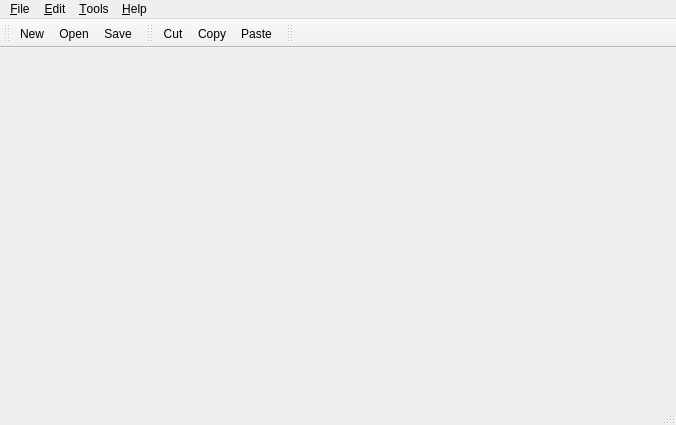
<?xml version="1.0" encoding="UTF-8"?>
<ui version="4.0">
 <class>MainWindow</class>
 <widget class="QMainWindow" name="MainWindow">
  <property name="geometry">
   <rect>
    <x>0</x>
    <y>0</y>
    <width>676</width>
    <height>425</height>
   </rect>
  </property>
  <property name="windowTitle">
   <string>Lattice</string>
  </property>
  <widget class="QWidget" name="centralWidget"/>
  <widget class="QMenuBar" name="menuBar">
   <property name="geometry">
    <rect>
     <x>0</x>
     <y>0</y>
     <width>676</width>
     <height>19</height>
    </rect>
   </property>
   <widget class="QMenu" name="menuFile">
    <property name="title">
     <string>&amp;File</string>
    </property>
    <addaction name="actionNew"/>
    <addaction name="actionOpen"/>
    <addaction name="actionsave"/>
    <addaction name="actionSaveAs"/>
    <addaction name="separator"/>
   </widget>
   <widget class="QMenu" name="menuEdit">
    <property name="title">
     <string>&amp;Edit</string>
    </property>
    <addaction name="actionCut"/>
    <addaction name="actionCopy"/>
    <addaction name="actionPaste"/>
    <addaction name="actionDelete"/>
    <addaction name="actionSelectAll"/>
    <addaction name="separator"/>
    <addaction name="actionFont"/>
    <addaction name="actionBackGround"/>
    <addaction name="separator"/>
    <addaction name="actionFind"/>
    <addaction name="actionReplace"/>
   </widget>
   <widget class="QMenu" name="menuTools">
    <property name="title">
     <string>&amp;Tools</string>
    </property>
    <addaction name="actionRecalculate"/>
    <addaction name="actionSort"/>
    <addaction name="separator"/>
    <addaction name="actionOptions"/>
   </widget>
   <widget class="QMenu" name="menuHelp">
    <property name="title">
     <string>&amp;Help</string>
    </property>
    <addaction name="actionAbout"/>
    <addaction name="actionAboutQt"/>
   </widget>
   <addaction name="menuFile"/>
   <addaction name="menuEdit"/>
   <addaction name="menuTools"/>
   <addaction name="menuHelp"/>
  </widget>
  <widget class="QToolBar" name="toolbarFile">
   <attribute name="toolBarArea">
    <enum>TopToolBarArea</enum>
   </attribute>
   <attribute name="toolBarBreak">
    <bool>false</bool>
   </attribute>
   <addaction name="actionNew"/>
   <addaction name="actionOpen"/>
   <addaction name="actionsave"/>
  </widget>
  <widget class="QStatusBar" name="statusBar">
   <property name="font">
    <font>
     <family>微软雅黑</family>
     <weight>75</weight>
     <bold>true</bold>
    </font>
   </property>
  </widget>
  <widget class="QToolBar" name="toolbarEdit">
   <property name="windowTitle">
    <string>toolBar</string>
   </property>
   <attribute name="toolBarArea">
    <enum>TopToolBarArea</enum>
   </attribute>
   <attribute name="toolBarBreak">
    <bool>false</bool>
   </attribute>
   <addaction name="actionCut"/>
   <addaction name="actionCopy"/>
   <addaction name="actionPaste"/>
  </widget>
  <widget class="QToolBar" name="toolbarTools">
   <property name="windowTitle">
    <string>toolBar_2</string>
   </property>
   <attribute name="toolBarArea">
    <enum>TopToolBarArea</enum>
   </attribute>
   <attribute name="toolBarBreak">
    <bool>false</bool>
   </attribute>
  </widget>
  <action name="actionNew">
   <property name="icon">
    <iconset resource="lattice.qrc">
     <normaloff>:/images/new.png</normaloff>:/images/new.png</iconset>
   </property>
   <property name="text">
    <string>&amp;New</string>
   </property>
   <property name="shortcut">
    <string>Ctrl+N</string>
   </property>
  </action>
  <action name="actionOpen">
   <property name="icon">
    <iconset resource="lattice.qrc">
     <normaloff>:/images/open.png</normaloff>:/images/open.png</iconset>
   </property>
   <property name="text">
    <string>&amp;Open</string>
   </property>
   <property name="shortcut">
    <string>Ctrl+O</string>
   </property>
  </action>
  <action name="actionsave">
   <property name="icon">
    <iconset resource="lattice.qrc">
     <normaloff>:/images/save.png</normaloff>:/images/save.png</iconset>
   </property>
   <property name="text">
    <string>&amp;Save</string>
   </property>
   <property name="shortcut">
    <string>Ctrl+S</string>
   </property>
  </action>
  <action name="actionSaveAs">
   <property name="icon">
    <iconset resource="lattice.qrc">
     <normaloff>:/images/save.png</normaloff>:/images/save.png</iconset>
   </property>
   <property name="text">
    <string>Save &amp;As</string>
   </property>
  </action>
  <action name="actionCut">
   <property name="icon">
    <iconset resource="lattice.qrc">
     <normaloff>:/images/cut.png</normaloff>:/images/cut.png</iconset>
   </property>
   <property name="text">
    <string>Cu&amp;t</string>
   </property>
   <property name="shortcut">
    <string>Ctrl+X</string>
   </property>
  </action>
  <action name="actionCopy">
   <property name="icon">
    <iconset resource="lattice.qrc">
     <normaloff>:/images/copy.png</normaloff>:/images/copy.png</iconset>
   </property>
   <property name="text">
    <string>&amp;Copy</string>
   </property>
   <property name="shortcut">
    <string>Ctrl+C</string>
   </property>
  </action>
  <action name="actionPaste">
   <property name="icon">
    <iconset resource="lattice.qrc">
     <normaloff>:/images/paste.png</normaloff>:/images/paste.png</iconset>
   </property>
   <property name="text">
    <string>&amp;Paste</string>
   </property>
   <property name="shortcut">
    <string>Ctrl+V</string>
   </property>
  </action>
  <action name="actionDelete">
   <property name="icon">
    <iconset resource="lattice.qrc">
     <normaloff>:/images/delete.png</normaloff>:/images/delete.png</iconset>
   </property>
   <property name="text">
    <string>&amp;Delete</string>
   </property>
  </action>
  <action name="actionFont">
   <property name="icon">
    <iconset resource="lattice.qrc">
     <normaloff>:/images/Font.png</normaloff>:/images/Font.png</iconset>
   </property>
   <property name="text">
    <string>Font</string>
   </property>
  </action>
  <action name="actionBackGround">
   <property name="text">
    <string>&amp;BackGround</string>
   </property>
   <property name="toolTip">
    <string>BackGround</string>
   </property>
  </action>
  <action name="actionFind">
   <property name="icon">
    <iconset resource="lattice.qrc">
     <normaloff>:/images/find.png</normaloff>:/images/find.png</iconset>
   </property>
   <property name="text">
    <string>&amp;Find</string>
   </property>
   <property name="shortcut">
    <string>Ctrl+F</string>
   </property>
  </action>
  <action name="actionReplace">
   <property name="text">
    <string>&amp;Replace</string>
   </property>
   <property name="shortcut">
    <string>Ctrl+H</string>
   </property>
  </action>
  <action name="actionRecalculate">
   <property name="text">
    <string>Re&amp;calculate</string>
   </property>
  </action>
  <action name="actionSort">
   <property name="icon">
    <iconset resource="lattice.qrc">
     <normaloff>:/images/sort.png</normaloff>:/images/sort.png</iconset>
   </property>
   <property name="text">
    <string>&amp;Sort</string>
   </property>
  </action>
  <action name="actionAbout">
   <property name="text">
    <string>&amp;About</string>
   </property>
  </action>
  <action name="actionAboutQt">
   <property name="text">
    <string>About &amp;Qt</string>
   </property>
  </action>
  <action name="actionSelectAll">
   <property name="text">
    <string>Select &amp;All</string>
   </property>
   <property name="shortcut">
    <string>Ctrl+A</string>
   </property>
  </action>
  <action name="actionOptions">
   <property name="icon">
    <iconset resource="lattice.qrc">
     <normaloff>:/images/setting.png</normaloff>:/images/setting.png</iconset>
   </property>
   <property name="text">
    <string>&amp;Options</string>
   </property>
  </action>
 </widget>
 <layoutdefault spacing="6" margin="11"/>
 <resources>
  <include location="lattice.qrc"/>
 </resources>
 <connections/>
</ui>
